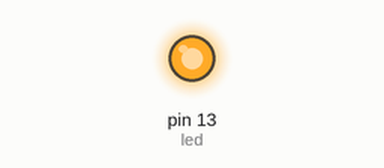
Simulated run of this sketch. Board: Arduino Uno, built with avr-gcc and run on an emulated ATmega328P. Shown: output pins drawn as LEDs (lit = HIGH).

Above: at 0.2 s.
At 3.7 s:
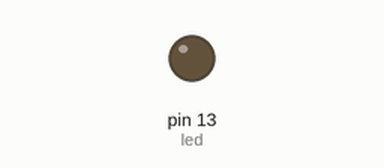
Timing chart, 0 to 6.5 s (numbered marks = the images above):
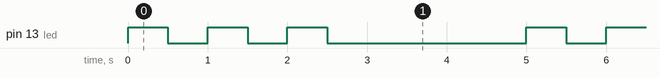

The sketch:

numeric_blinker.ino
```cpp
static const uint8_t led = 13;

static uint32_t blink_len = 5000; // In ms
static const uint32_t max_blink = 5;
static uint32_t t = blink_len / max_blink;
static uint32_t start_time = 0;
static uint32_t n = 3;

void setup() {
  pinMode(led, OUTPUT);
  digitalWrite(led, LOW);
  start_time = millis();
}

void loop() {
  uint32_t current_time = millis();
  uint32_t delta_time = current_time - start_time;

  auto pos = delta_time / (t / 2);

  if((pos < n*2) && (pos % 2 == 0)){
    digitalWrite(led, HIGH);
  } else {
    digitalWrite(led, LOW);
  }

  if(delta_time >= blink_len){
    start_time = millis();
  }
}
```

Measured:
- by itself, pin 13 (led): repeats every 5.0 s: 2 × (LOW 0.50 s, HIGH 0.50 s), LOW 2.5 s, HIGH 0.50 s
- by itself, everything shown: repeats every 5.0 s, in 6 steps
